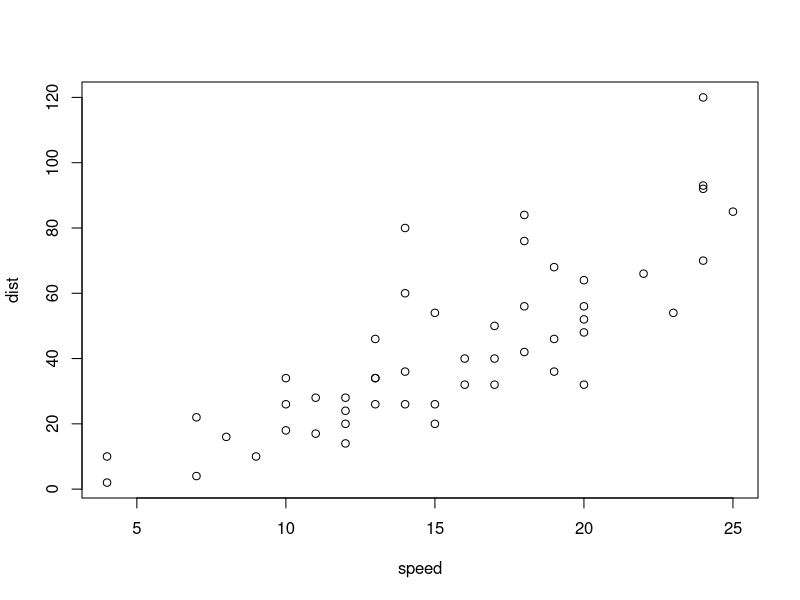
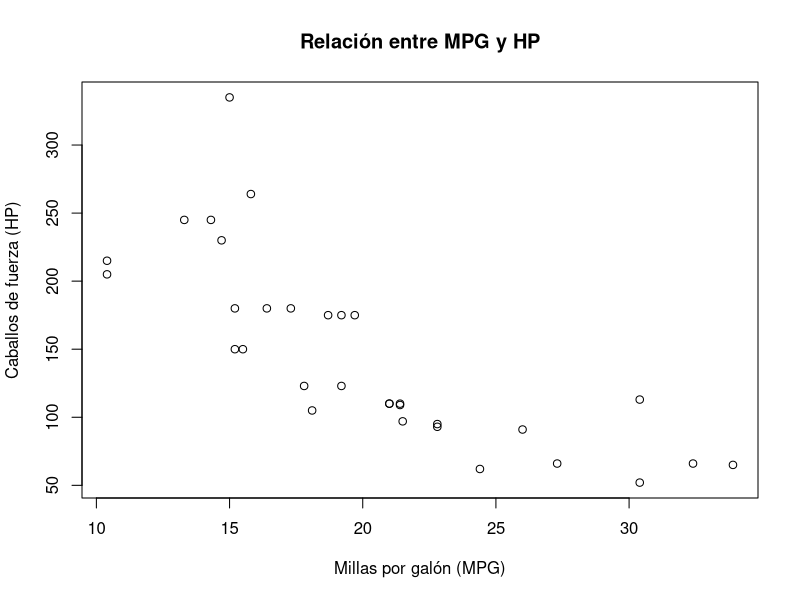

Write the R code that produced these figures, in order.
## ---- chunk 1
# Código R que deseas ejecutar
summary(cars)
plot(cars)


plot(mtcars$mpg, mtcars$hp,
     main = "Relación entre MPG y HP",
     xlab = "Millas por galón (MPG)",
     ylab = "Caballos de fuerza (HP)")
